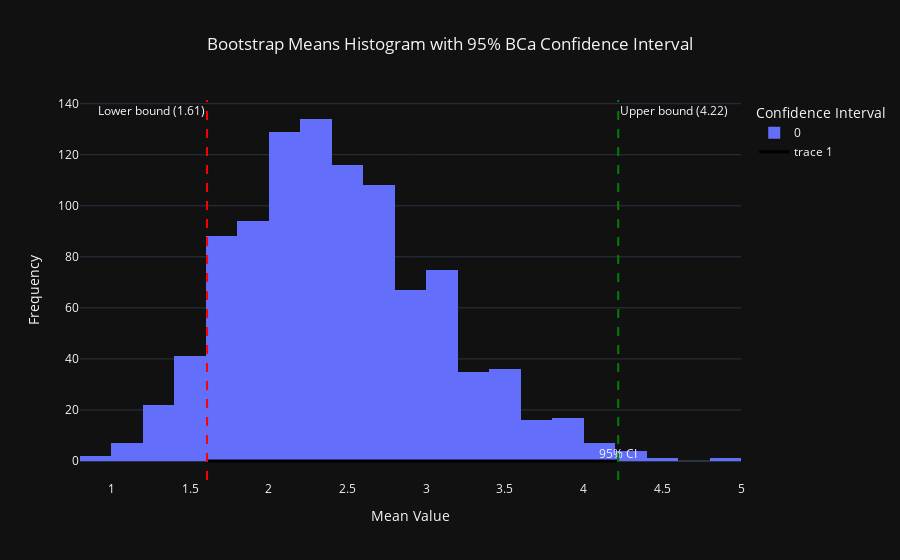

Notebook source saved alongside this figure:
### Markdown cell above
### Plot the Interval

### Code cell
fig = px.histogram(bootstrap_means_sample, nbins=30, title='Bootstrap Means Histogram with 95% BCa Confidence Interval')

fig.add_vline(x=lower_bound, line=dict(color='red', dash='dash'), annotation_text=f'Lower bound ({lower_bound:.2f})',
              annotation_position="top left")
fig.add_vline(x=upper_bound, line=dict(color='green', dash='dash'), annotation_text=f'Upper bound ({upper_bound:.2f})',
              annotation_position="top right")

fig.add_trace(go.Scatter(
    x=[lower_bound, upper_bound],
    y=[0, 0],
    mode='lines+text',
    text=['', '95% CI'],
    textposition='top center',
    line=dict(color='black', width=3)
))

fig.update_layout(
    xaxis_title='Mean Value',
    yaxis_title='Frequency',
    legend_title_text='Confidence Interval',
    title_x=0.5
)

fig.show()

### Figure 1 — Plotly figure (JSON) as saved in the notebook; plotly's stock layout.template omitted (floating-point values rounded to 4 significant figures; data arrays with more than 128 entries replaced by an {"elided": "..."} marker saying what was removed)
{"data": [{"alignmentgroup": "True", "bingroup": "x", "hovertemplate": "variable=0<br>value=%{x}<br>count=%{y}<extra></extra>", "legendgroup": "0", "marker": {"color": "#636efa", "pattern": {"shape": ""}}, "name": "0", "nbinsx": 30, "offsetgroup": "0", "orientation": "v", "showlegend": true, "x": {"elided": "1000 float values"}, "xaxis": "x", "yaxis": "y", "type": "histogram"}, {"line": {"color": "black", "width": 3}, "mode": "lines+text", "text": ["", "95% CI"], "textposition": "top center", "x": [1.607, 4.22], "y": [0, 0], "type": "scatter"}], "layout": {"xaxis": {"anchor": "y", "domain": [0.0, 1.0], "title": {"text": "Mean Value"}}, "yaxis": {"anchor": "x", "domain": [0.0, 1.0], "title": {"text": "Frequency"}}, "legend": {"title": {"text": "Confidence Interval"}, "tracegroupgap": 0}, "title": {"text": "Bootstrap Means Histogram with 95% BCa Confidence Interval", "x": 0.5}, "barmode": "relative", "shapes": [{"line": {"color": "red", "dash": "dash"}, "type": "line", "x0": 1.607, "x1": 1.607, "xref": "x", "y0": 0, "y1": 1, "yref": "y domain"}, {"line": {"color": "green", "dash": "dash"}, "type": "line", "x0": 4.22, "x1": 4.22, "xref": "x", "y0": 0, "y1": 1, "yref": "y domain"}], "annotations": [{"showarrow": false, "text": "Lower bound (1.61)", "x": 1.607, "xanchor": "right", "xref": "x", "y": 1, "yanchor": "top", "yref": "y domain"}, {"showarrow": false, "text": "Upper bound (4.22)", "x": 4.22, "xanchor": "left", "xref": "x", "y": 1, "yanchor": "top", "yref": "y domain"}]}}
